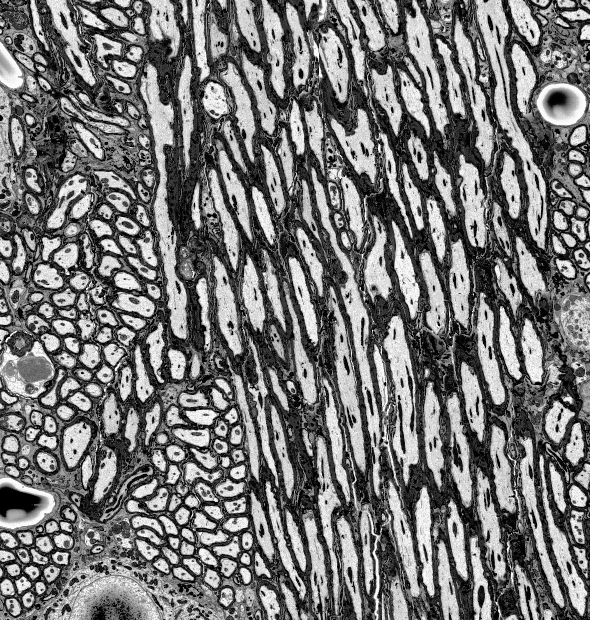
#> input picture cropedEM/Crop_mendedEM-0034.tiff, 590 x 620 px, given in place of cropedEM, which was not available
$ python getThreshold.py cropedEM   (Python 2 division)   (older library calls are emulated)
#> lines starting #> are read from the running program, lines starting #| are printed output that depends on the picture; after the words box and inside, x2 and y2 are one past the last pixel; in counts of white or black regions, pixels touching at a corner belong together; pictures that were not available may be replaced by others from this repository, and a replacement may not be noted
import cv2
import numpy as np
import os
import sys
import glob
import code
import tifffile
from timeit import default_timer as timer
import ConfigParser

def adjustThresh(originalImg, value):
	ret,thresh1 = cv2.threshold(originalImg, int(value), 255, cv2.THRESH_BINARY)
	kernel = np.ones((2,2),np.uint8)
	#thresh1 = cv2.morphologyEx(thresh1, cv2.MORPH_OPEN, kernel)
	#thresh1 = cv2.morphologyEx(thresh1, cv2.MORPH_CLOSE, kernel)
	return thresh1

def ajdustContours(kernelImg, kernelSize):
	blank = np.zeros(kernelImg.shape)

	if cv2.__version__[0] == '3':
		contourImage, contours, hierarchy = cv2.findContours(kernelImg, cv2.RETR_LIST, cv2.CHAIN_APPROX_NONE )
	else:
		contours, hierarchy = cv2.findContours(kernelImg, cv2.RETR_LIST, cv2.CHAIN_APPROX_NONE )
	cv2.drawContours(blank, contours, -1, (255,255,255), -1)
	kernel = np.ones((kernelSize,kernelSize),np.uint8)
	blank = cv2.morphologyEx(blank, cv2.MORPH_CLOSE, kernel)
	blank = cv2.erode(blank, kernel, 1)
	return blank

def nothing(x):
    pass

def main():
	emFolderPath = sys.argv[1]
	emPaths = sorted(glob.glob(emFolderPath +'*'))

	em = emPaths[0]
	img = cv2.imread(em, -1)
#> img is the input picture: shape (620, 590); min 0, max 253, mean 117.6
	oldThresh = 200
	cv2.namedWindow('image')

	# create trackbars for picking threshold
	cv2.createTrackbar('Threshold', 'image', 0, 255, nothing)
#> slider 'Threshold' is set to 85
	threshImg = img
	while(1):
		try:
			threshImg = cv2.resize(threshImg, (1900, 1200))
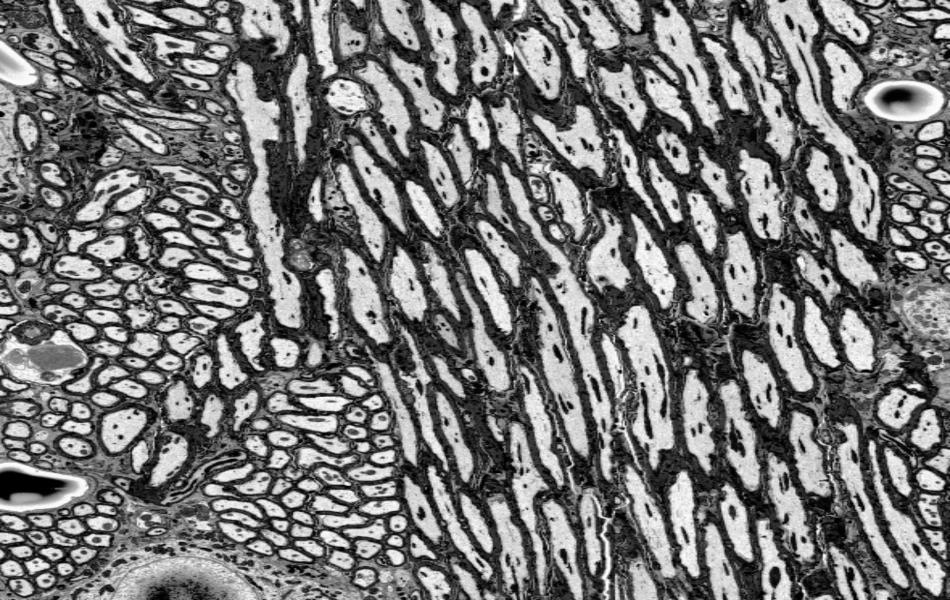
#> threshImg: shape (1200, 1900) (shown at 1/2 size); min 0, max 253, mean 117.5
			cv2.imshow('image', threshImg)
		except:
			print 'WARNING: cv2 did not read the image correctly'
		k = cv2.waitKey(1)
#> (key Esc is pressed here)
		if k == 32:
			break
		# get current positions of four trackbars
		r = cv2.getTrackbarPos('Threshold','image')
		if (r != oldThresh):
			oldThresh = r
			threshImg = adjustThresh(img, r)
#> in adjustThresh, `ret,thresh1 = cv2.threshold(originalImg, int(value), 255, cv2.THRESH_B..`:
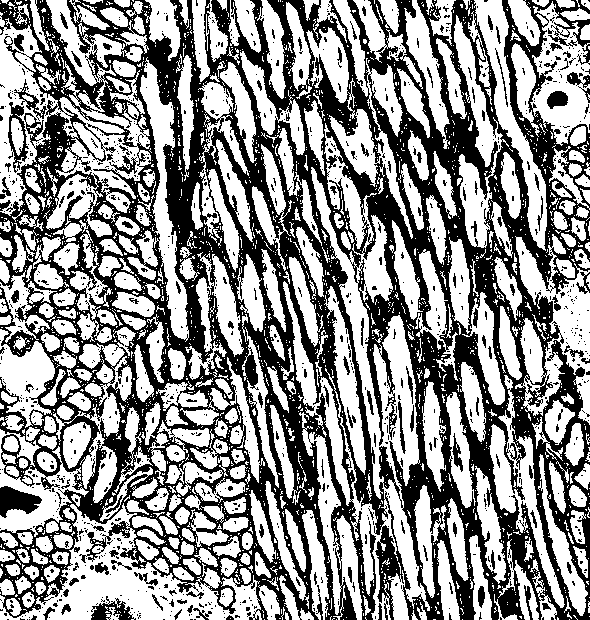
#> thresh1: shape (620, 590); 56.6% white; 1166 black regions (1038 under 20 px), largest, box (x1, y1, x2, y2) and area: (0, 0, 590, 620) 146579, (0, 486, 42, 518) 811, (8, 102, 29, 173) 518
#> in adjustThresh, `ret,thresh1 = cv2.threshold(originalImg, int(value), 255, cv2.THRESH_B..`: ret = 85

	cv2.destroyAllWindows()
	oldKernel = 0
	cv2.namedWindow('image')

	# create trackbars for picking kernel size
	cv2.createTrackbar('Kernel Size', 'image', 2, 50, nothing)
	kernelImg = img
	while(1):
		try:
			kernelImg = cv2.resize(kernelImg, (1900, 1200))
			cv2.imshow('image', kernelImg)
		except:
			print 'WARNING: cv2 did not read the image correctly'
		k = cv2.waitKey(1)
#> (key Esc is pressed here)
		if k == 32:
			break
		# get current positions of four trackbars
		ks = cv2.getTrackbarPos('Kernel Size','image')
		if (ks != oldKernel):
			oldKernel = ks
#> (the run stopped early here; a loop or call above may not have finished)

$ run again, on cropedEM/Crop_mendedEM-0039.tiff
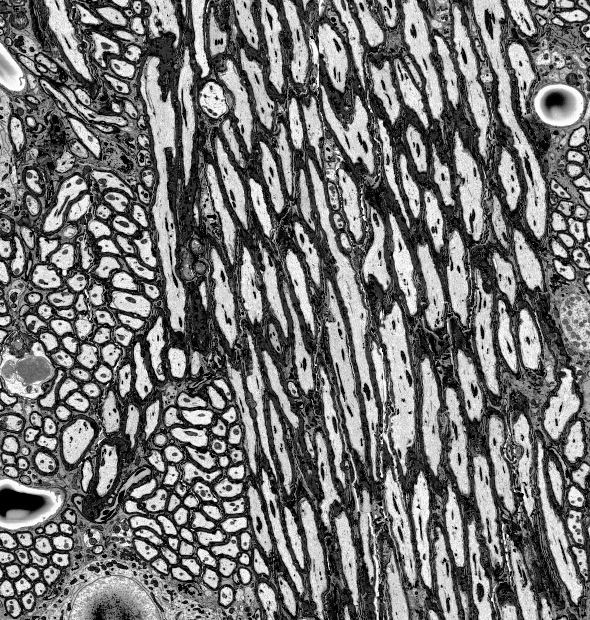
#> input picture cropedEM/Crop_mendedEM-0039.tiff, 590 x 620 px, given in place of cropedEM, which was not available
#> in main, img is the input picture: shape (620, 590); min 0, max 253, mean 117.2
#> in main, `threshImg = cv2.resize(threshImg, (1900, 1200))`:
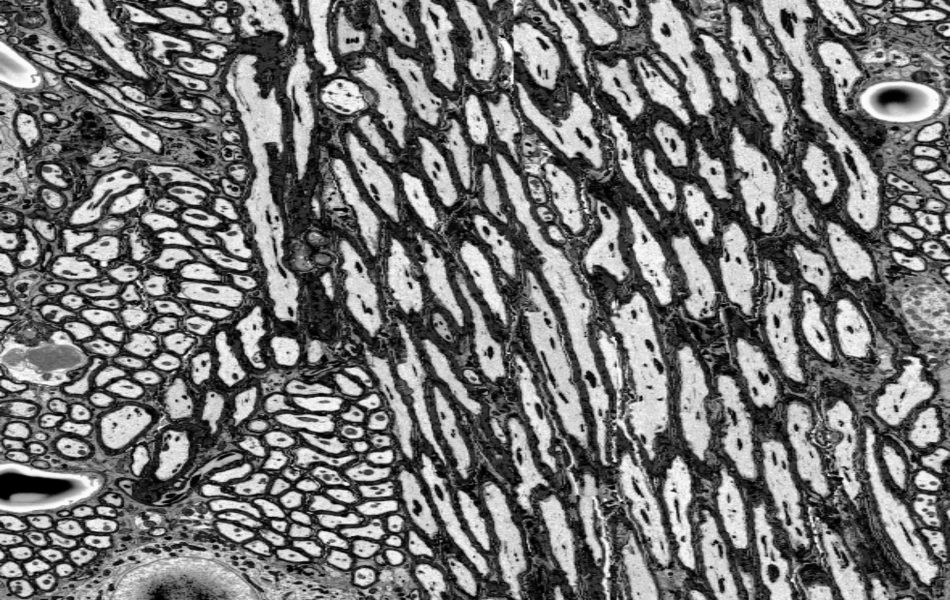
#> threshImg: shape (1200, 1900) (shown at 1/2 size); min 0, max 253, mean 117
#> in adjustThresh, `ret,thresh1 = cv2.threshold(originalImg, int(value), 255, cv2.THRESH_B..`:
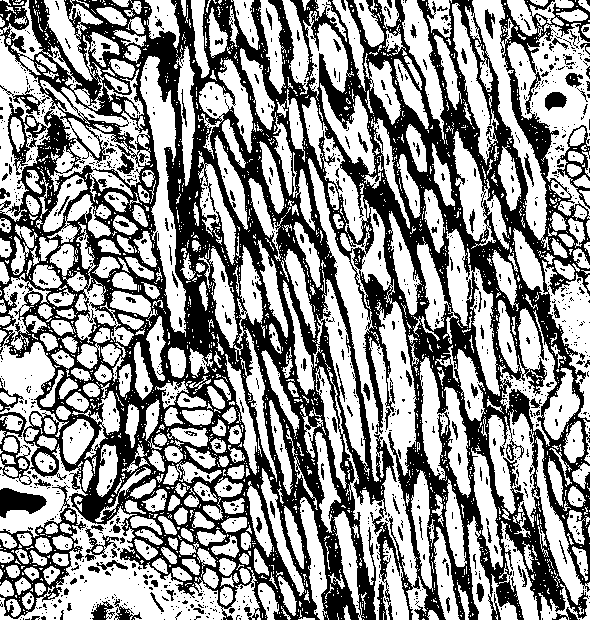
#> thresh1: shape (620, 590); 56.9% white; 1316 black regions (1176 under 20 px), largest, box (x1, y1, x2, y2) and area: (0, 0, 590, 620) 142410, (0, 485, 86, 619) 2695, (0, 488, 47, 518) 866
#> ret = 85

$ run again, on cropedEM/Crop_mendedEM-0048.tiff
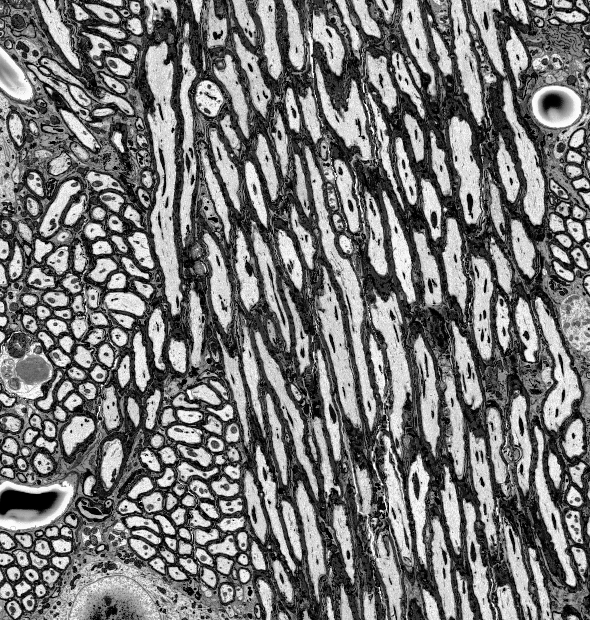
#> input picture cropedEM/Crop_mendedEM-0048.tiff, 590 x 620 px, given in place of cropedEM, which was not available
#> in main, img is the input picture: shape (620, 590); min 0, max 253, mean 118.9
#> in main, `threshImg = cv2.resize(threshImg, (1900, 1200))`:
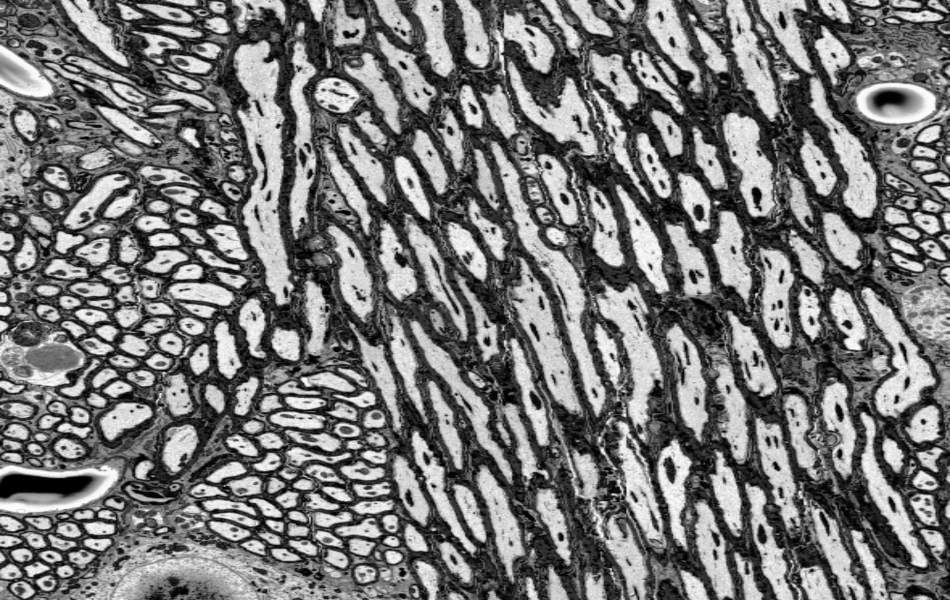
#> threshImg: shape (1200, 1900) (shown at 1/2 size); min 0, max 253, mean 118.8
#> in adjustThresh, `ret,thresh1 = cv2.threshold(originalImg, int(value), 255, cv2.THRESH_B..`:
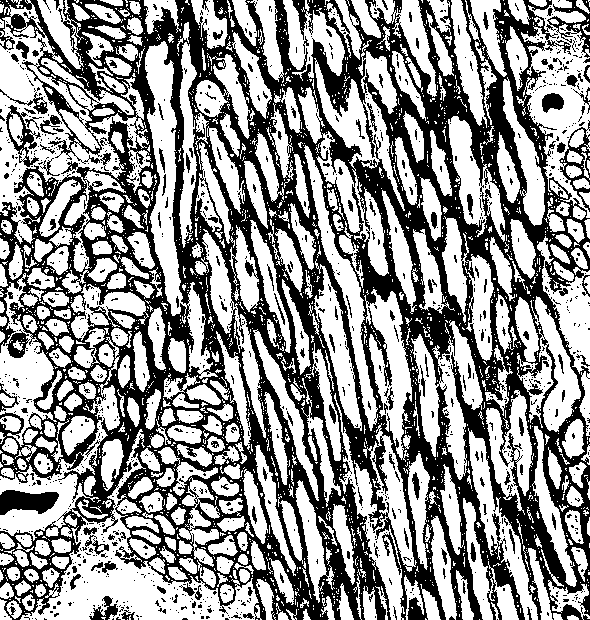
#> thresh1: shape (620, 590); 57.6% white; 1239 black regions (1092 under 20 px), largest, box (x1, y1, x2, y2) and area: (0, 0, 590, 620) 141847, (0, 490, 59, 515) 1047, (559, 120, 590, 212) 720
#> ret = 85
